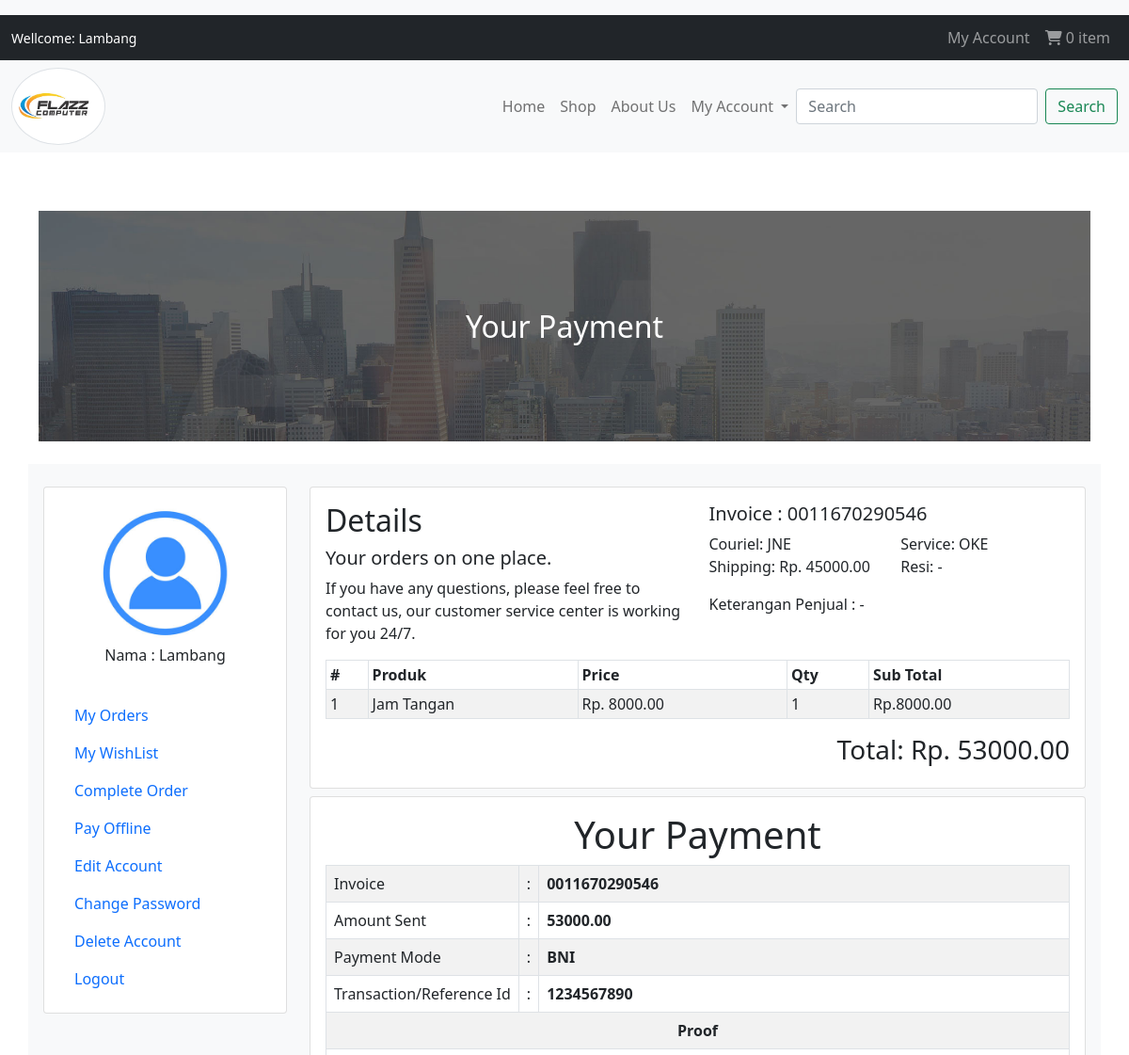
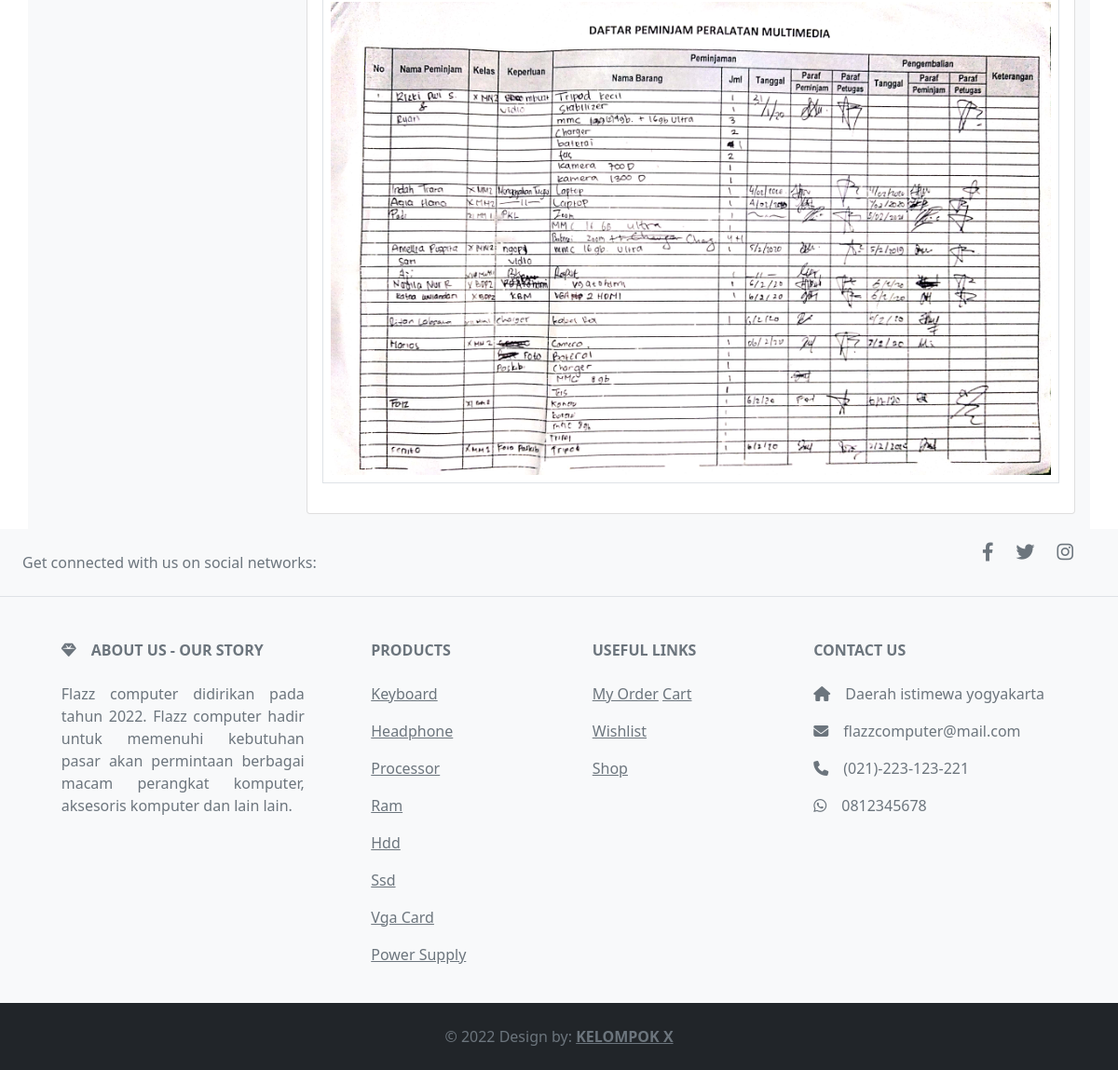
Screenshot of /order_detail.php?invoice=0011670290546 (signed in) with the database file from the repository (2 pictures, top to bottom).
### tables this page shows
CREATE TABLE `pesanan` (
  `id` int(10) NOT NULL,
  `invoice` varchar(15) NOT NULL,
  `id_pembeli` int(30) DEFAULT NULL,
  `nama_produk` varchar(50) NOT NULL,
  `harga` double(8,2) NOT NULL,
  `jumlah` int(10) NOT NULL,
  `kurir` enum('JNE','TIKI','POS INDONESIA') NOT NULL,
  `layanan` varchar(10) NOT NULL,
  `ongkir` double(8,2) NOT NULL,
  `tanggal_pesan` timestamp NOT NULL DEFAULT current_timestamp(),
  `resi` varchar(20) DEFAULT NULL,
  `status` enum('Cancel','Unpaid','Paid','Shipped','Complete') NOT NULL DEFAULT 'Unpaid',
  `keterangan` text DEFAULT NULL
);

CREATE TABLE `payment` (
  `id` int(30) NOT NULL,
  `id_pembeli` int(30) DEFAULT NULL,
  `invoice` varchar(15) NOT NULL,
  `nominal_kirim` double(8,2) NOT NULL,
  `payment_mode` enum('BNI','Mandiri','BRI','') NOT NULL,
  `id_reference` varchar(15) NOT NULL,
  `bukti_transaksi` varchar(50) DEFAULT NULL
);

CREATE TABLE `about_us` (
  `id` int(10) NOT NULL,
  `Heading` text NOT NULL,
  `Short_Desc` text NOT NULL,
  `Long_Desc` text NOT NULL
);

CREATE TABLE `categories` (
  `id` int(10) NOT NULL,
  `kategori` varchar(20) NOT NULL
);

CREATE TABLE `contact` (
  `id` int(1) NOT NULL,
  `facebook` varchar(50) DEFAULT NULL,
  `twitter` varchar(50) DEFAULT NULL,
  `instagram` varchar(50) DEFAULT NULL,
  `alamat` text NOT NULL,
  `email` varchar(50) DEFAULT NULL,
  `telepon` varchar(20) DEFAULT NULL,
  `whatsapp` varchar(15) DEFAULT NULL
);

### database/Function.php (called while the page is built, shortened)
<?php
function SelectAll($table_name){
    GLOBAL $conn;
    $sql = "SELECT * FROM $table_name";
    $result = $conn->query($sql);
    if ($result !== FALSE) {
      if ($result->num_rows > 0) {
        return $result;
      } else {
        echo "<script>console.log('0 results')</script>";
      }
    } else {
      echo "Error: " . $sql . "<br>" . $conn->error;
    }
}
function SelectRaw($sql){
    GLOBAL $conn;
    $result = $conn->query($sql);
    if ($result !== FALSE) {
      if ($result->num_rows > 0) {
        return $result;
      } else {
        echo "<script>console.log('0 results')</script>";
      }
    } else {
      echo "Error: " . $sql . "<br>" . $conn->error;
    }
}
?>

### order_detail.php (the view, shortened to what this page needs)
<?php
function headerTag(){
?>
<link rel="stylesheet" href="Css/style.css">
<?php
}
$head = headerTag();
include("database/Connection.php");
include("database/Function.php");
$sql="SELECT pesanan.invoice,pesanan.nama_produk,harga,jumlah,kurir,layanan,ongkir, harga*jumlah as sub_total, resi,status,keterangan  FROM `pesanan` WHERE id_pembeli='".$_SESSION['id_user']."' AND pesanan.invoice='".$_GET['invoice']."' AND status <> 'Unpaid'";
$sum=$conn->query("SELECT sum(harga*jumlah)+ongkir as total, status FROM `pesanan` WHERE invoice='".$_GET['invoice']."' AND status<>'Unpaid'")->fetch_assoc();
$payment=$conn->query("SELECT * FROM payment WHERE invoice='".$_GET['invoice']."'")->fetch_assoc();
$orders=SelectRaw($sql);
include("include/Top.php");
?>
<div class="container p-3 bg-light">
    <div class="row">
        <div class="col-lg-3">
            <?php include("include/Navs.php")?>
        </div>
        <div class="col-lg-9">
            <div class="card my-md-2">
                <div class="card-body">
                    <div class="row">
                        <div class="col-lg-6">
                            <h2 class="card-title">Details</h2>
                            <h5 class="card-title">Your orders on one place.</h5>
                            <p class="card-tex">If you have any questions, please feel free to contact us, our customer service center is working for you 24/7.</p>
                        </div>
                        <div class="col-lg-6">
                            <?php $data = $orders->fetch_assoc(); ?>
                            <h5 class="card-title"> Invoice : <?php echo (!is_null($orders))? $data['invoice'] :"0"?></h5>
                            <div class="row my-2 my-lg-0">
                                <div class="col-lg-6">
                                    <p class="card-text">Couriel: <?php echo (!is_null($orders))? $data['kurir'] :""?></p>
                                </div>
                                <div class="col-lg-6">
                                    <p class="card-text">Service: <?php echo (!is_null($orders))? $data['layanan'] :""?></p>
                                </div>
                                <div class="col-lg-6">
                                    <p class="card-text">Shipping: Rp. <?php echo (!is_null($orders))? $data['ongkir'] :"0"?></p>
                                </div>
                                <div class="col-lg-6">
                                    <p class="card-text">
                                    <?php
                                    if(!is_null($orders)){
                                        if($data['status']=='Shipped'){
                                    ?>
                                    <form action="order_detail.php?invoice=<?php echo (!is_null($orders))? $data['invoice'] :"0"?>" onsubmit="return confirm('Do you really want to Complete Orders?');" method="post">
                                        Resi: <?php if(!is_null($orders)) { echo ($data['resi'] !='' && !is_null($data['resi']))? '<span id="resi">'.$data['resi'].'</span> <button id="btn_resi" class="btn btn-sm btn-primary d-lg-block float-lg-end" onClick="copyResi()" type="button"><i class="fa-solid fa-copy me-1"></i>Copy Resi</button>' :"-"; } ?>
                                        <input class="btn btn-sm btn-success d-lg-block" type="submit" value="Complete" name="complete">
                                        <input type="hidden" name="invoice" value="<?php echo (!is_null($orders))? $data['invoice'] :"0"?>">
                                    </form>
                                    <?php }else{ ?>
                                        Resi: <?php if(!is_null($orders)) { echo ($data['resi'] !='' && !is_null($data['resi']))? '<span id="resi">'.$data['resi'].'</span> <button id="btn_resi" class="btn btn-sm btn-primary d-lg-block float-lg-end" onClick="copyResi()" type="button"><i class="fa-solid fa-copy me-1"></i>Copy Resi</button>' :"-"; } ?>
                                    <?php }} ?>
                                    </p>
                                </div>
                                <div class="col-12 mb-3">
                                    <p class="card-text">Keterangan Penjual :
                                    <?php echo (!is_null($data['keterangan']) && $data['keterangan']!='')? '<br>'.$data['keterangan'] :"-" ?>
                                    </p>
                                </div>
                            </div>
                        </div>
                    </div>
                    <div class="table-responsive">
                        <table class="table table-sm table-bordered table-hover table-striped">
                        <thead>
                        <tr>
                        <th>#</th>
                        <th>Produk</th>
                        <th>Price</th>
                        <th>Qty</th>
                        <th>Sub Total</th>
                        </tr>
                        </thead>
                        <tbody>
                        <?php
                        if(!is_null($orders)){
                        foreach($orders as $index => $order){?>
                        <tr>
                        <td><?php echo $index+1;?></td>
                        <td><?php echo $order['nama_produk']?></td>
                        <td>Rp. <?php echo $order['harga']?></td>
                        <td><?php echo $order['jumlah']?></td>
                        <td>Rp.<?php echo $order['sub_total']?></td>
                        </tr>
                        <?php }}else{echo "No Data";} ?>
                        </tbody>
                        </table>
                        </div>
                        <h3 class="card-title text-end">Total: Rp. <?php echo (!is_null($sum))? $sum['total'] :"0"?></h3>
                </div>
            </div>
            <?php
            if(!is_null($payment)){
            ?>
            <div class="card mt-2">
                <div class="card-body">
                <h1 align="center">Your Payment </h1>
                <div class="table-responsive">
                    <table class="table table-sm table-bordered table-hover table-striped">
                    <tr>
                    <td class="table-col-fit p-2">Invoice</td>
                    <td class="table-col-fit p-2">:</td>
                    <th class="p-2"><?php echo $payment['invoice']?></th>
                    </tr>
                    <tr>
                    <td class="table-col-fit p-2">Amount Sent</td>
                    <td class="table-col-fit p-2">:</td>
                    <th class="p-2"><?php echo $payment['nominal_kirim']?></th>
                    </tr>
                    <tr>
                    <td class="table-col-fit p-2">Payment Mode</td>
                    <td class="table-col-fit p-2">:</td>
                    <th class="p-2"><?php echo $payment['payment_mode']?></th>
                    </tr>
                    <tr>
                    <td class="table-col-fit p-2">Transaction/Reference Id</td>
                    <td class="table-col-fit p-2">:</td>
                    <th class="p-2"><?php echo $payment['id_reference']?></th>
                    </tr>
                    <tr>
                    <th class="p-2 text-center" colspan="3">Proof</th>
                    </tr>
                    <tr>
                    <td class="p-2 text-center" colspan="3">
                        <img class="img-fluid" src="image/transaction/<?php echo $payment['bukti_transaksi']?>" alt="payment">
                    </td>
                    </tr>
                    </table>
                    </div>
                </div>
            </div>
            <?php }?>
        </div>
    </div>
</div>
<?php
include("include/Bottom.php");
?>

### Include/Bottom.php (shortened to what this page needs)
<?php
include("database/Connection.php");
$about = $conn->query("SELECT * FROM about_us")->fetch_assoc();
$contact = $conn->query("SELECT * FROM contact")->fetch_assoc();
?>
<footer class="text-center text-lg-start bg-light text-muted">
  <section class="d-flex justify-content-center justify-content-lg-between p-4 border-bottom">
    <div class="me-5 d-none d-lg-block">
      <span>Get connected with us on social networks:</span>
    </div>
    <div>
      <?php
      echo (!is_null($contact['facebook']) && $contact['facebook'] !="")? '<a href="'.$contact['facebook'].'" target="_blank" class="me-4 text-reset"><i class="fab fa-facebook-f fa-lg"></i></a>':'';
      echo (!is_null($contact['twitter']) && $contact['twitter'] !="")? '<a href="'.$contact['twitter'].'" target="_blank" class="me-4 text-reset"><i class="fab fa-twitter fa-lg"></i></a>':'';
      echo (!is_null($contact['instagram']) && $contact['instagram'] !="")? '<a href="'.$contact['instagram'].'" target="_blank" class="me-4 text-reset"><i class="fab fa-instagram fa-lg"></i></a>':'';
      ?>
    </div>
  </section>
  <section class="">
    <div class="container text-center text-md-start mt-5">
      <div class="row mt-3">
        <div class="col-md-3 col-lg-4 col-xl-3 mx-auto mb-4">
          <h6 class="text-uppercase fw-bold mb-4">
            <i class="fas fa-gem me-3"></i><?php echo is_null($about)?'':$about['Heading']; ?>
          </h6>
          <p style="text-align: justify;">
          <?php echo is_null($about)?'':$about['Short_Desc']; ?>
          </p>
        </div>
        <div class="col-md-2 col-lg-2 col-xl-2 mx-auto mb-4">
          <h6 class="text-uppercase fw-bold mb-4">
            Products
          </h6>
          <?php
          $katagori = SelectAll('categories');
          foreach($katagori as $list){
          ?>
          <p>
            <a href="shop.php?s=<?php echo $list['kategori']?>" class="text-reset"><?php echo $list['kategori']?></a>
          </p>
          <?php } ?>
        </div>
        <div class="col-md-3 col-lg-2 col-xl-2 mx-auto mb-4">
          <h6 class="text-uppercase fw-bold mb-4">
            Useful links
          </h6>
          <p>
            <a href="my_order.php" class="text-reset">My Order</a>
            <a href="cart.php" class="text-reset">Cart</a>
          </p>
          <p>
            <a href="my_wishlist.php" class="text-reset">Wishlist</a>
          </p>
          <p>
            <a href="shop.php" class="text-reset">Shop</a>
          </p>
        </div>
        <div class="col-md-4 col-lg-3 col-xl-3 mx-auto mb-md-0 mb-4">
          <h6 class="text-uppercase fw-bold mb-4">Contact Us</h6>
          <?php echo (!is_null($contact['alamat']) && $contact['alamat'] !="")? '<p><i class="fas fa-home me-3"></i>'.$contact['alamat'].'</p>':""?>
          <?php echo (!is_null($contact['email']) && $contact['email'] !="")? '<p><i class="fas fa-envelope me-3"></i>'.$contact['email'].'</p>':""?>
          <?php echo (!is_null($contact['telepon']) && $contact['telepon'] !="")? '<p><i class="fas fa-phone me-3"></i>'.$contact['telepon'].'</p>':""?>
          <?php echo (!is_null($contact['whatsapp']) && $contact['whatsapp'] !="")? '<p><i class="fa-brands fa-whatsapp me-3"></i>'.$contact['whatsapp'].'</p>':""?>
        </div>
      </div>
    </div>
  </section>
  <div class="text-center p-4 bg-dark">
    © 2022 Design by:
    <a class="text-reset fw-bold" href="#"> KELOMPOK X</a>
  </div>
</footer>
</body>
</html>

### order_detail.php (style rules this page uses)
.table-col-fit { white-space: nowrap; width: 1%; }

### rows the page displays
pesanan: invoice "0011670290546", kurir "JNE", layanan "OKE", ongkir "45000.00", nama_produk "Jam Tangan", harga "8000.00", jumlah "1", sub_total "8000.00"
payment: invoice "0011670290546", nominal_kirim "53000.00", payment_mode "BNI", id_reference "1234567890", bukti_transaksi (picture)
about_us: Heading "ABOUT US - OUR STORY", Short_Desc "Flazz computer didirikan pada tahun 2022. Flazz computer hadir untuk memenuhi kebutuhan pasar akan permintaan berbagai macam perangkat komputer, aksesoris komputer dan lain lain."
categories: kategori "Keyboard"
categories: kategori "Headphone"
categories: kategori "Processor"
categories: kategori "Ram"
categories: kategori "Hdd"
categories: kategori "Ssd"
categories: kategori "Vga Card"
categories: kategori "Power Supply"
contact: alamat "Daerah istimewa yogyakarta", email "flazzcomputer@mail.com", telepon "(021)-223-123-221", whatsapp "0812345678"

### other values shown
explode(" ",$_SESSION['nama'])[0] "Lambang"
$cart_count "0"
$bannerTag "Your Payment"
$sum['total'] "53000.00"
